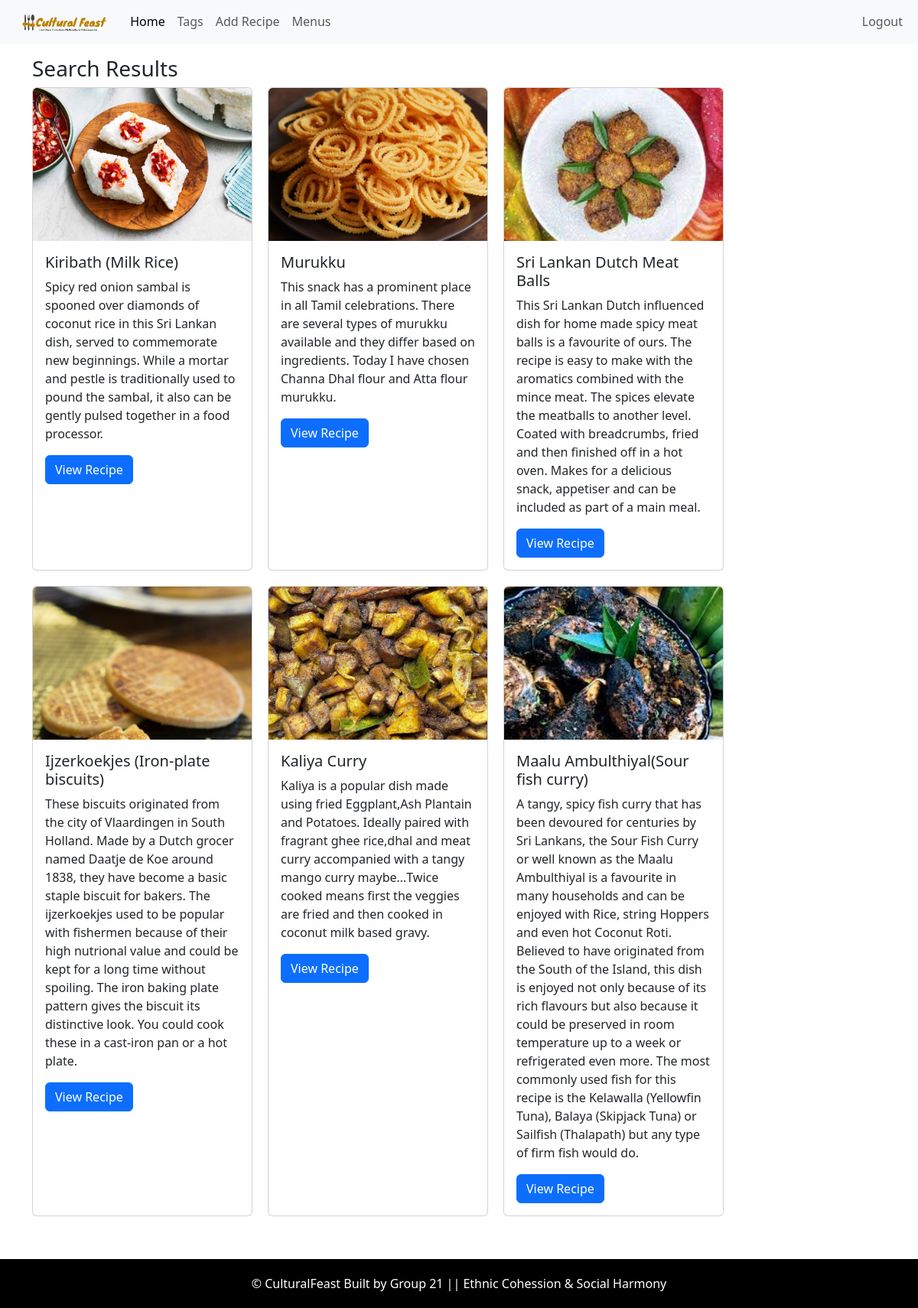
Screenshot of /search.php with the database file from the repository.
### tables this page shows
CREATE TABLE `recipes` (
  `id` int(11) NOT NULL,
  `user_id` int(11) DEFAULT NULL,
  `category_id` int(11) DEFAULT NULL,
  `image` varchar(255) DEFAULT NULL,
  `name` varchar(100) NOT NULL,
  `preparation_time` int(11) DEFAULT NULL,
  `description` text DEFAULT NULL,
  `category` varchar(255) DEFAULT NULL
);

### search.php (the view, shortened to what this page needs)
<!DOCTYPE html>
<html lang="en">
<head>
    <link rel="stylesheet" href="search.css">
    <link rel="stylesheet" href="stylesnew.css">
    <link href="https://cdn.jsdelivr.net/npm/bootstrap@5.3.2/dist/css/bootstrap.min.css" rel="stylesheet">
</head>
<body>
<nav class="navbar navbar-expand-lg navbar-light bg-light">
    <div class="container-fluid">
        <a href="home.php" class="navbar-brand">
            <img src="assets/Cultural_Feast_2.png" height="28" alt="CoolBrand">
        </a>
        <div class="collapse navbar-collapse" id="navbarCollapse">
            <div class="navbar-nav">
                <a href="home.php" class="nav-item nav-link active">Home</a>
                <a href="tags.php" class="nav-item nav-link">Tags</a>
                <a href="add_recipe.php" class="nav-item nav-link">Add Recipe</a>
                <a href="menus.php" class="nav-item nav-link">Menus</a>
            </div>
            <div class="navbar-nav ms-auto">
                <a href="logout.php" class="nav-item nav-link">Logout</a>
            </div>
        </div>
    </div>
</nav>
    <?php
$conn = mysqli_connect("localhost", "root", "", "recipe_website");
if ($_SERVER["REQUEST_METHOD"] == "GET") {
    $query = mysqli_real_escape_string($conn, $_GET["query"]);
    $sql = "SELECT * FROM recipes WHERE name LIKE '%$query%'";
    $result = mysqli_query($conn, $sql);
    if (mysqli_num_rows($result) > 0) {
        echo '<div class="container mt-3">';
        echo '<h3>Search Results</h3>';
        echo '<div class="card-container">';
        while ($row = mysqli_fetch_assoc($result)) {
            echo '<div class="card">';
            echo '<img src="' . $row['image'] . '" class="card-img-top" alt="' . $row['name'] . '">';
            echo '<div class="card-body">';
            echo '<h5 class="card-title">' . $row['name'] . '</h5>';
            echo '<p class="card-text">' . $row['description'] . '</p>';
            echo '<a href="recipe_details.php?id=' . $row['id'] . '" class="btn btn-primary">View Recipe</a>';
            echo '</div>';
            echo '</div>';
        }
        echo '</div>';
        echo '</div>';
    } else {
        echo '<div class="container mt-3">';
        echo '<h3>No results found for "' . $query . '"</h3>';
        echo '</div>';
    }
}
?>
<br>
    <footer class="page-footer">
      <p>
        &copy; <span id="date"></span>
        <span class="footer-logo">CulturalFeast</span> Built by Group 21 || Ethnic Cohession & Social Harmony
      </p>
    </footer>
</body>
</html>

### search.css (style rules this page uses)
.card-container { display: flex; flex-wrap: wrap; gap: 20px; }
.card { width: 18rem; border: 1px solid #ddd; border-radius: 8px; overflow: hidden; transition: transform 0.3s ease-in-out; }
.card-img-top { height: 200px; object-fit: cover; }
.card-body { padding: 20px; }

### stylesnew.css (style rules this page uses)
body, h1, h2, p, form, label, input, textarea { margin: 0; padding: 0; }
body { font-family: Arial, sans-serif; line-height: 1.6; }
.page-footer { text-align: center; height: 4rem; display: flex; align-items: center; justify-content: center; background: black; color: white; margin-top: 2rem; }
.page-footer p { margin-bottom: 0; }
.page-footer .footer-logo, .page-footer a { color: var(--primary-500); }

### rows the page displays
recipes: image (picture), name "Kiribath (Milk Rice)", description "Spicy red onion sambal is spooned over diamonds of coconut rice in this Sri Lankan dish, served to commemorate new beginnings. While a mortar and pestle is traditionally used to pound the sambal, it also can be gently pulsed together in a food processor."
recipes: image (picture), name "Murukku", description "This snack has a prominent place in all Tamil celebrations. There are several types of murukku available and they differ based on ingredients. Today I have chosen Channa Dhal flour and Atta flour murukku."
recipes: image (picture), name "Sri Lankan Dutch Meat Balls", description "This Sri Lankan Dutch influenced dish for home made spicy meat balls is a favourite of ours. The recipe is easy to make with the aromatics combined with the mince meat. The spices elevate the meatballs to another level. Coated with breadcrumbs, fried and then finished off in a hot oven. Makes for a delicious snack, appetiser and can be included as part of a main meal."
recipes: image+name (picture), name "Ijzerkoekjes (Iron-plate biscuits)", description "These biscuits originated from the city of Vlaardingen in South Holland. Made by a Dutch grocer named Daatje de Koe around 1838, they have become a basic staple biscuit for bakers. The ijzerkoekjes used to be popular with fishermen because of their high nutrional value and could be kept for a long time without spoiling. The iron baking plate pattern gives the biscuit its distinctive look. You could cook these in a cast-iron pan or a hot plate."
recipes: image+name (picture), name "Kaliya Curry", description "Kaliya is a popular dish made using fried Eggplant,Ash Plantain and Potatoes. Ideally paired with fragrant ghee rice,dhal and meat curry accompanied with a tangy mango curry maybe…Twice cooked means first the veggies are fried and then cooked in coconut milk based gravy."
recipes: image (picture), name "Maalu Ambulthiyal(Sour fish curry)", description "A tangy, spicy fish curry that has been devoured for centuries by Sri Lankans, the Sour Fish Curry or well known as the Maalu Ambulthiyal is a favourite in many households and can be enjoyed with Rice, string Hoppers and even hot Coconut Roti. Believed to have originated from the South of the Island, this dish is enjoyed not only because of its rich flavours but also because it could be preserved in room temperature up to a week or refrigerated even more. The most commonly used fish for this recipe is the Kelawalla (Yellowfin Tuna), Balaya (Skipjack Tuna) or Sailfish (Thalapath) but any type of firm fish would do."
